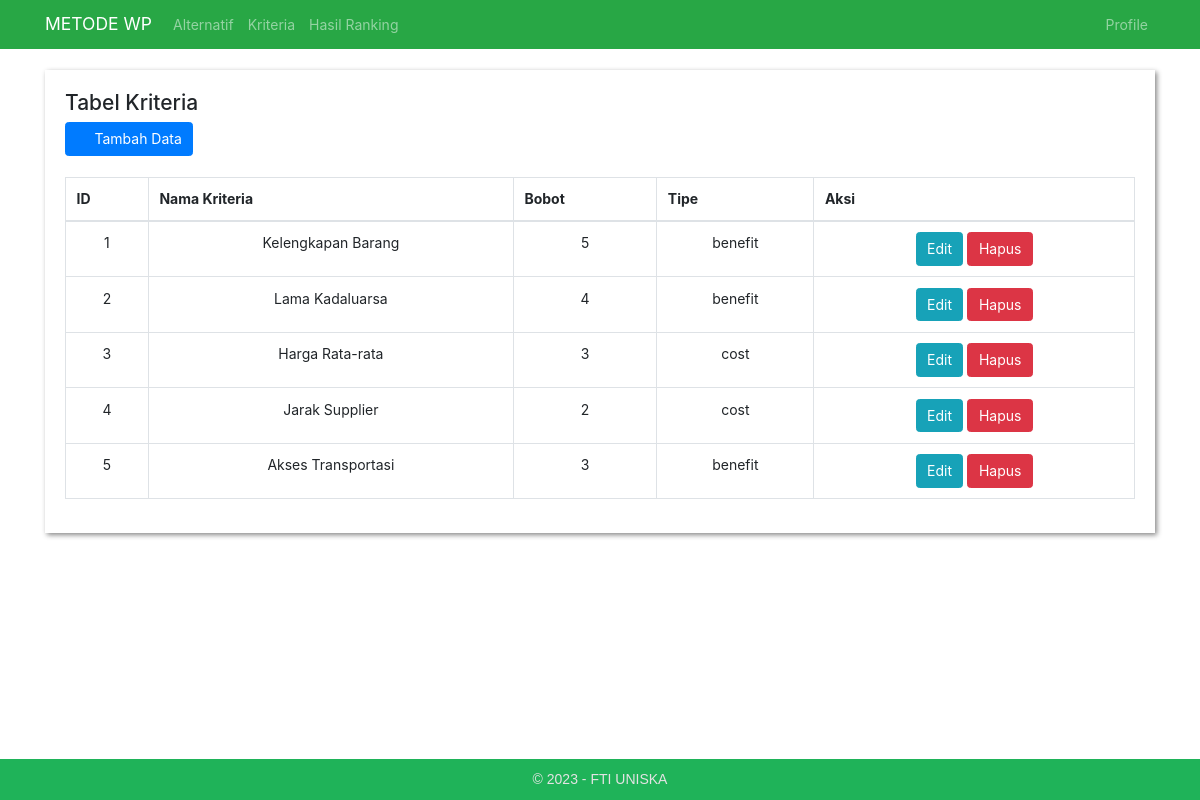
Page /kriteria.php on the committed database.
### tables this page shows
CREATE TABLE `criteria` (
  `id` int(11) NOT NULL,
  `name` varchar(255) NOT NULL,
  `weight` float NOT NULL,
  `type` enum('benefit','cost') NOT NULL
);

### criteria.php (called while the page is built, shortened)
<?php
$connection = new mysqli("localhost", "root", "", "spk_kemal");
function getCriterias()
{
    global $connection;
    $query = "SELECT * FROM criteria";
    $result = $connection->query($query);
    $criterias = [];
    while ($row = $result->fetch_assoc()) {
        $criterias[] = $row;
    }
    return $criterias;
}

### kriteria.php (the view)
<?php
include 'header.php';
require_once 'criteria.php';
$criterias = getCriterias();
?>
<div class="panel panel-container" style="padding: 20px; box-shadow: 2px 2px 5px #888888;">
    <h4>Tabel Kriteria</h4>
    <a href="add_criteria.php" class="btn btn-primary"><span class="fa fa-plus"></span>&emsp; Tambah Data</a>
    <br>
    <br>
    <div class="table-responsive">
        <table class="table table-bordered">
            <thead>
                <tr>
                    <th>ID</th>
                    <th>Nama Kriteria</th>
                    <th>Bobot</th>
                    <th>Tipe</th>
                    <th>Aksi</th>
                </tr>
            </thead>
            <tbody>
                <?php foreach ($criterias as $criteria) : ?>
                    <tr>
                        <td class="text-center"><?php echo $criteria['id']; ?></td>
                        <td class="text-center"><?php echo $criteria['name']; ?></td>
                        <td class="text-center"><?php echo $criteria['weight']; ?></td>
                        <td class="text-center"><?php echo $criteria['type']; ?></td>
                        <td class="text-center">
                            <a href="edit_criteria.php?id=<?php echo $criteria['id']; ?>&aksi=ubah" class="btn btn-info"><span class="fa fa-pencil"></span> Edit</a>
                            <a href="delete_criteria.php?id=<?php echo $criteria['id']; ?> &proses=proses-hapus" class="btn btn-danger"><span class="fa fa-trash"></span>Hapus</a>
                        </td>
                    </tr>
                <?php endforeach; ?>
            </tbody>
        </table>
    </div>
</div>
<?php
include 'footer.php';
?>

### header.php (style rules this page uses)
* { font-size: 14px; }
html { position: relative; min-height: 100%; }
body { margin-bottom: 60px; }

### rows in the picture
criteria: id "1", name "Kelengkapan Barang", weight "5", type "benefit"
criteria: id "2", name "Lama Kadaluarsa", weight "4", type "benefit"
criteria: id "3", name "Harga Rata-rata", weight "3", type "cost"
criteria: id "4", name "Jarak Supplier", weight "2", type "cost"
criteria: id "5", name "Akses Transportasi", weight "3", type "benefit"
